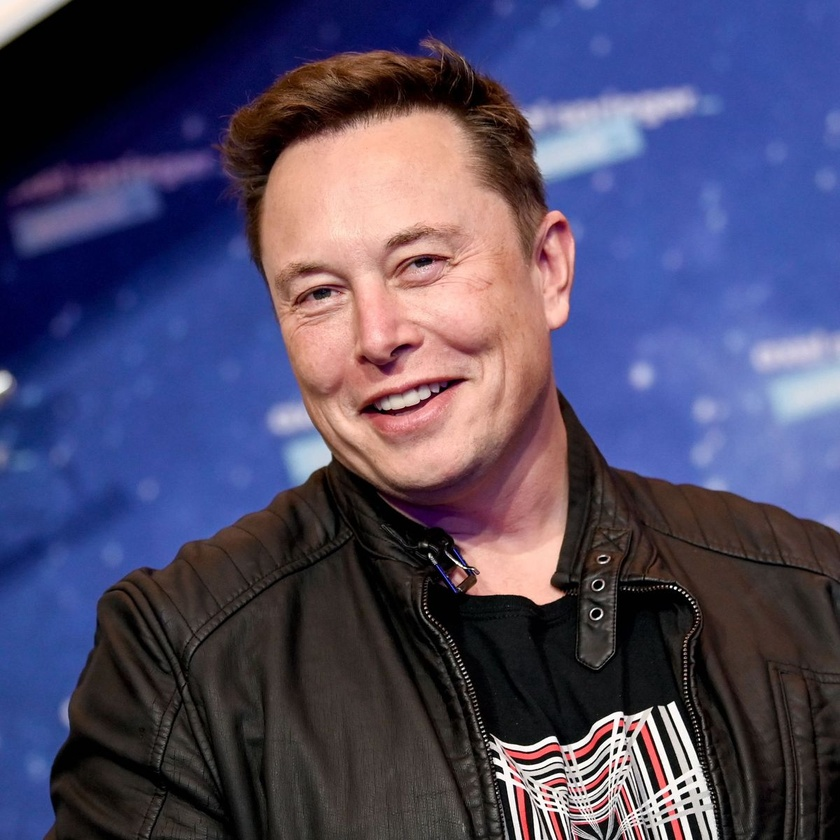
#> input picture Day 15 - Cartooning an Image/Elon_Musk.jpg, 840 x 840 px, shrunk from 1200 x 1200 before the run
$ python image_cartooning.py
#> lines starting #> are read from the running program, lines starting #| are printed output that depends on the picture; after the words box and inside, x2 and y2 are one past the last pixel; in counts of white or black regions, pixels touching at a corner belong together
import cv2
import matplotlib.pyplot as plt

# read image
img = cv2.imread('Elon_Musk.jpg')
#> img is the input picture: shape (840, 840, 3); mean B, G, R 100.8, 72.9, 77.8

# Preprocess the Image
gray = cv2.cvtColor(img, cv2.COLOR_BGR2GRAY)
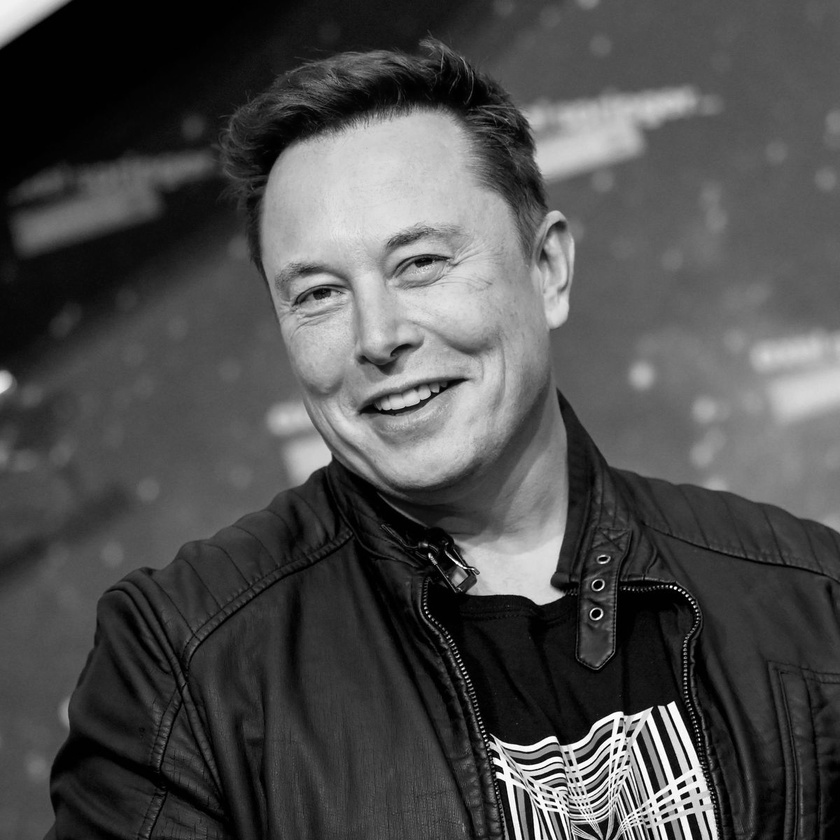
#> gray: shape (840, 840); min 0, max 255, mean 77.5
gray = cv2.medianBlur(gray, 5)
edges = cv2.adaptiveThreshold(
    gray, 255, cv2.ADAPTIVE_THRESH_MEAN_C, cv2.THRESH_BINARY, 9, 9
)
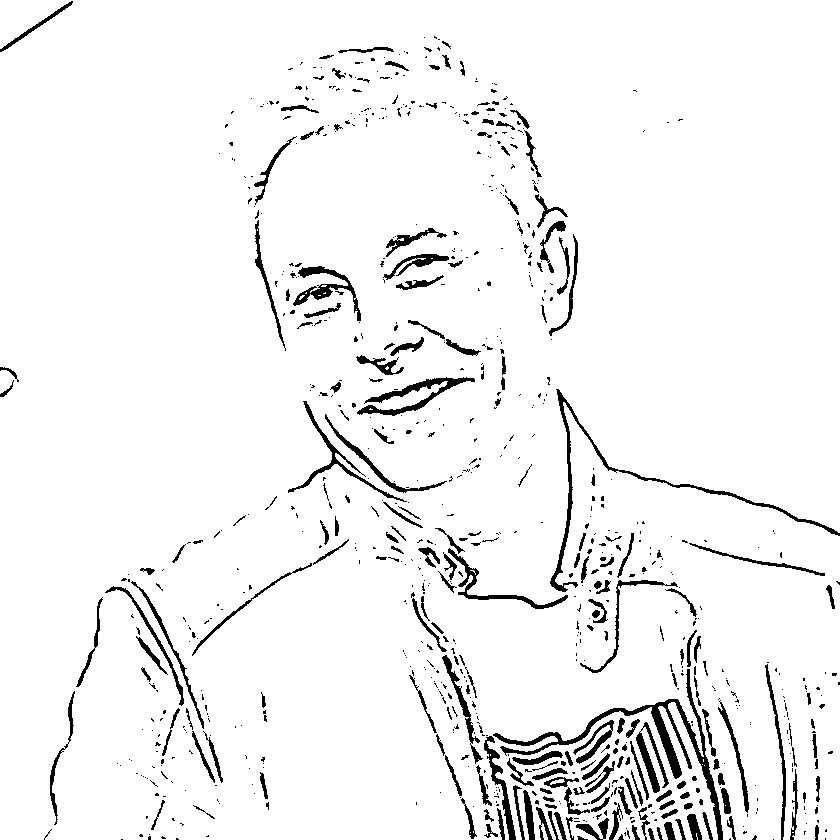
#> edges: shape (840, 840); 94.8% white; 844 black regions (619 under 20 px), largest, box (x1, y1, x2, y2) and area: (493, 669, 723, 840) 3107, (550, 389, 840, 592) 1857, (357, 377, 475, 416) 1143
color = cv2.bilateralFilter(img, 9, 300, 300)

# Apply the Cartoon Effect
cartoon = cv2.stylization(color, sigma_s=150, sigma_r=0.25)
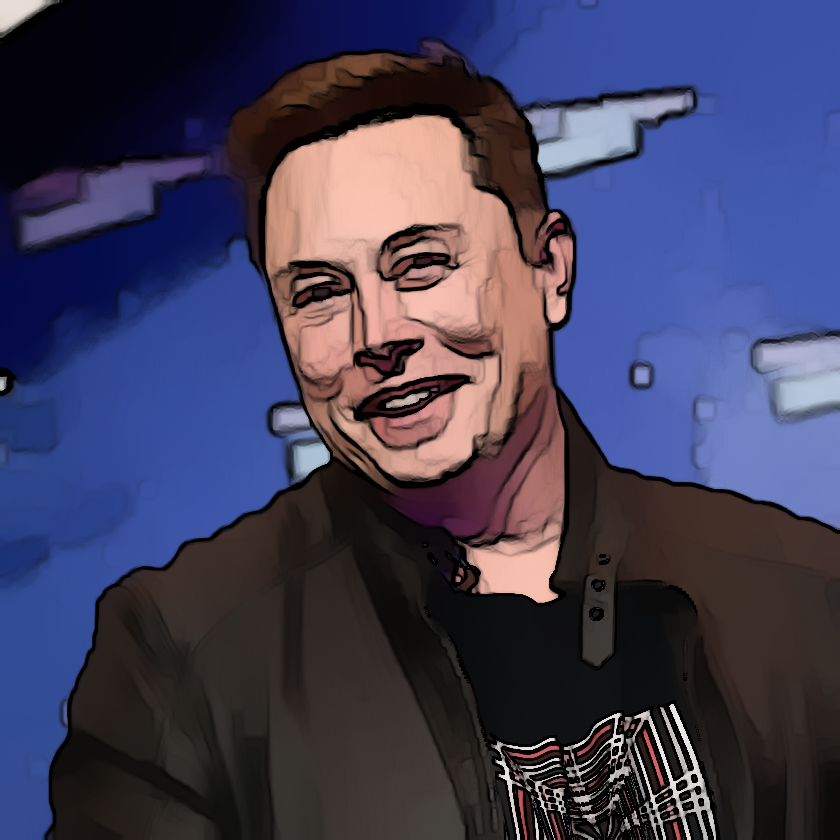
#> cartoon: shape (840, 840, 3); mean B, G, R 89, 62.2, 64.6

# save and show image
cv2.imwrite('Elon_Musk_Toon.jpg', cartoon)
plt.imshow(cv2.cvtColor(cartoon, cv2.COLOR_BGR2RGB))
plt.title('Cartoon Image')
plt.show()
